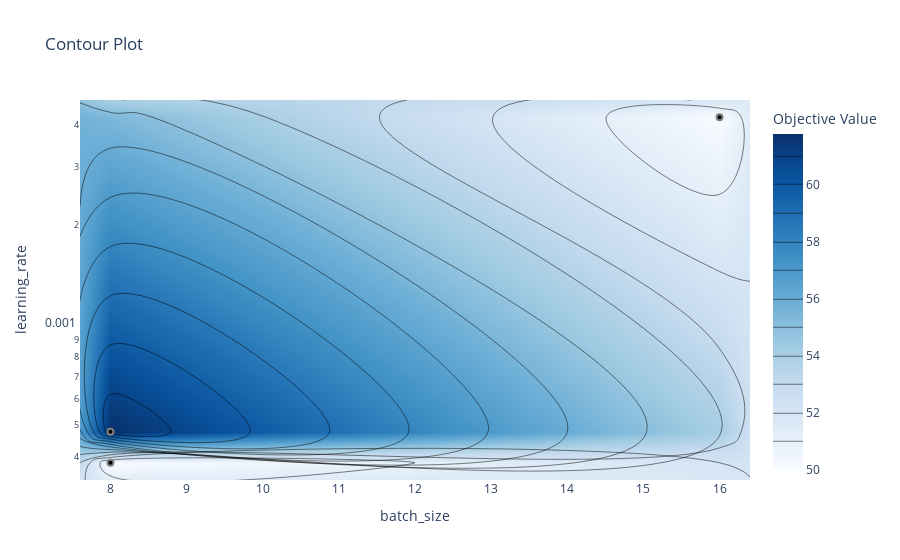

Notebook source saved alongside this figure:
### Code cell
fig5 = plot_contour(study, params=["learning_rate", "batch_size"])
fig5.show()

### Figure 1 — Plotly figure (JSON) as saved in the notebook; plotly's stock layout.template omitted (floating-point values rounded to 4 significant figures)
{"data": [{"colorbar": {"title": {"text": "Objective Value"}}, "colorscale": [[0, "rgb(247,251,255)"], [0.125, "rgb(222,235,247)"], [0.25, "rgb(198,219,239)"], [0.375, "rgb(158,202,225)"], [0.5, "rgb(107,174,214)"], [0.625, "rgb(66,146,198)"], [0.75, "rgb(33,113,181)"], [0.875, "rgb(8,81,156)"], [1, "rgb(8,48,107)"]], "connectgaps": true, "contours": {"coloring": "heatmap"}, "hoverinfo": "none", "line": {"smoothing": 1.3}, "reversescale": false, "type": "contour", "x": [7.6, 8, 16, 16.4], "y": [0.0003411, 0.0003846, 0.0004765, 0.00423, 0.004769], "z": [[NaN, NaN, NaN, NaN], [NaN, 50.0, NaN, NaN], [NaN, 61.76, NaN, NaN], [NaN, NaN, 50.0, NaN], [NaN, NaN, NaN, NaN]]}, {"marker": {"color": "black", "line": {"color": "Gray", "width": 2}}, "mode": "markers", "name": "Feasible Trial", "showlegend": false, "type": "scatter", "x": [16, 8, 8], "y": [0.00423, 0.0004765, 0.0003846]}, {"marker": {"color": "#cccccc", "line": {"color": "Gray", "width": 2}}, "mode": "markers", "name": "Infeasible Trial", "showlegend": false, "type": "scatter", "x": [], "y": []}], "layout": {"title": {"text": "Contour Plot"}, "xaxis": {"range": [7.6, 16.4], "title": {"text": "batch_size"}}, "yaxis": {"range": [-3.467, -2.322], "title": {"text": "learning_rate"}, "type": "log"}}}
